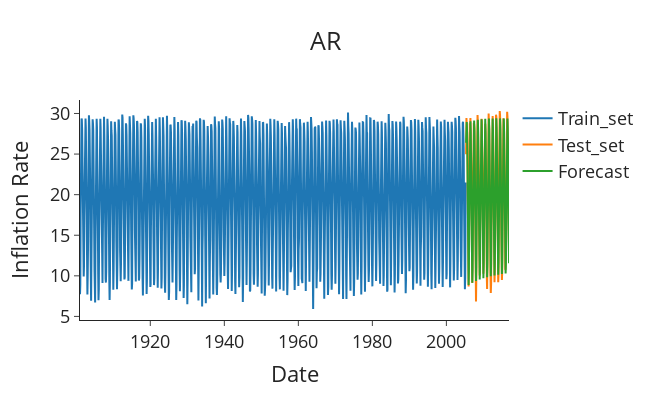

The notebook cell saved with this chart:
### Code cell
import plotly.graph_objects as go

def plot_forecasts(forecasts: list[float], title: str) -> None:
    """Function to plot the forecasts."""
    fig = go.Figure()
    fig.add_trace(go.Scatter(x=df_train.index, y=df_train['Temperature - (Celsius)'], name='Train_set'))
    fig.add_trace(go.Scatter(x=df_test.index, y=df_test['Temperature - (Celsius)'], name='Test_set'))
    fig.add_trace(go.Scatter(x=test_set_forecast.index, y=test_set_forecast, name='Forecast'))
    fig.update_layout(template="simple_white", font=dict(size=18), title_text=title,
                      width=650, title_x=0.5, height=400, xaxis_title='Date',
                      yaxis_title='Inflation Rate')

    return fig.show()


# Plot the forecasts
plot_forecasts(test_set_forecast, 'AR')

### Figure 1 — Plotly figure (JSON) as saved in the notebook; plotly's stock layout.template omitted (floating-point values rounded to 4 significant figures; data arrays with more than 128 entries replaced by an {"elided": "..."} marker saying what was removed)
{"data": [{"name": "Train_set", "type": "scatter", "x": {"elided": "1252 str values"}, "y": {"elided": "1252 float values"}}, {"name": "Test_set", "type": "scatter", "x": {"elided": "140 str values"}, "y": {"elided": "140 float values"}}, {"name": "Forecast", "type": "scatter", "x": {"elided": "140 str values"}, "y": {"elided": "140 float values"}}], "layout": {"font": {"size": 18}, "height": 400, "title": {"text": "AR", "x": 0.5}, "width": 650, "xaxis": {"title": {"text": "Date"}}, "yaxis": {"title": {"text": "Inflation Rate"}}}}
